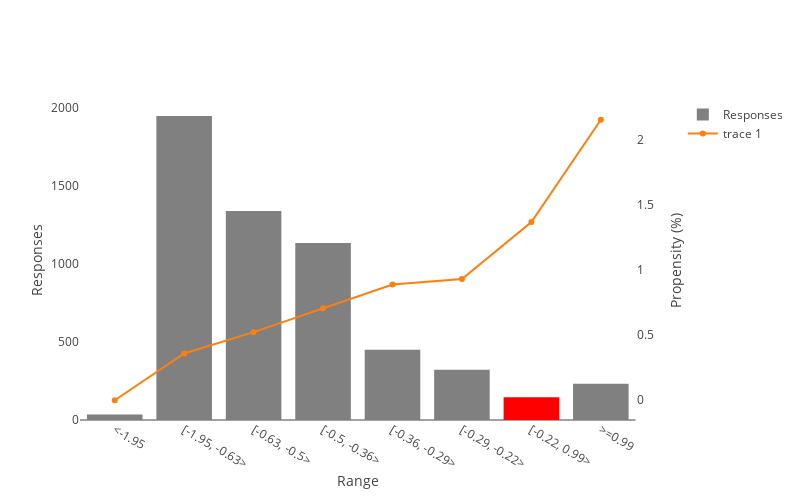

This figure's notebook cell:
### Markdown cell above
Below the classifier mapping. On the x-axis the binned scores (log odds values), on the y-axis the Propensity. Note the returned propensities are following a slightly adjusted formula, see the table above. The bin that contains the calculated score is highlighted.

The score -0.1094691 falls in bin 7 of the classifier, so for this set of inputs, the model returns a propensity of 1.70%.

### Code cell
df = result.to_pandas()
colors = ["grey", "grey", "grey", "grey", "grey", "grey", "red", "grey"]
fig = make_subplots(specs=[[{"secondary_y": True}]])
fig.add_trace(
    go.Bar(x=df["Bin"], y=df["Responses"], name="Responses", marker_color=colors)
)
fig.add_trace(
    go.Scatter(
        x=df["Bin"],
        y=df["Propensity (%)"],
        yaxis="y2",
        mode="lines+markers",
        hovertemplate = '<b>%{text} %</b>',
        text = [f'Returned Propensity: {round(i,2)}' for i in df["Adjusted Propensity (%)"].to_list()],
    )
)
fig.update_layout(xaxis_title="Range", yaxis_title="Responses",width=800, height=500, template='none',
                  
)
fig.update_yaxes(title_text="Propensity (%)", secondary_y=True)
fig.layout.yaxis2.zeroline = False
fig.update_yaxes(showgrid=False)

### Figure 1 — Plotly figure (JSON) as saved in the notebook; plotly's stock layout.template omitted (floating-point values rounded to 4 significant figures)
{"data": [{"marker": {"color": ["grey", "grey", "grey", "grey", "grey", "grey", "red", "grey"]}, "name": "Responses", "type": "bar", "x": ["<-1.95", "[-1.95, -0.63>", "[-0.63, -0.5>", "[-0.5, -0.36>", "[-0.36, -0.29>", "[-0.29, -0.22>", "[-0.22, 0.99>", ">=0.99"], "y": [35, 1946, 1338, 1133, 450, 322, 146, 232]}, {"hovertemplate": "<b>%{text} %</b>", "mode": "lines+markers", "text": ["Returned Propensity: 1.39", "Returned Propensity: 0.39", "Returned Propensity: 0.56", "Returned Propensity: 0.75", "Returned Propensity: 1.0", "Returned Propensity: 1.08", "Returned Propensity: 1.7", "Returned Propensity: 2.36"], "type": "scatter", "x": ["<-1.95", "[-1.95, -0.63>", "[-0.63, -0.5>", "[-0.5, -0.36>", "[-0.36, -0.29>", "[-0.29, -0.22>", "[-0.22, 0.99>", ">=0.99"], "y": [0, 0.3597, 0.5232, 0.7061, 0.8889, 0.9317, 1.37, 2.155], "yaxis": "y2"}], "layout": {"height": 500, "width": 800, "xaxis": {"anchor": "y", "domain": [0, 0.94], "title": {"text": "Range"}}, "yaxis": {"anchor": "x", "domain": [0, 1], "showgrid": false, "title": {"text": "Responses"}}, "yaxis2": {"anchor": "x", "overlaying": "y", "showgrid": false, "side": "right", "title": {"text": "Propensity (%)"}, "zeroline": false}}}
